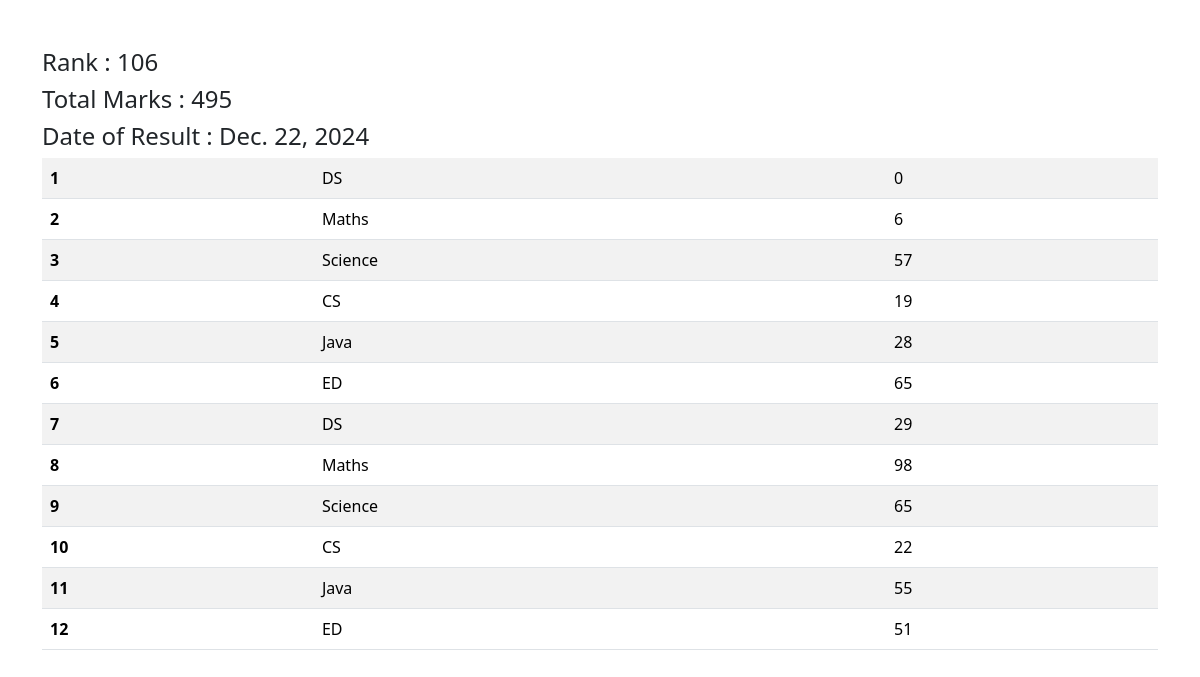
Page /see_marks/STU-0981/ on the committed database.
### app1/models.py (models this page shows, shortened)
class SubjectMarks(models.Model):
    student = models.ForeignKey(Student, on_delete=models.CASCADE, related_name="studentmarks")
    subject = models.ForeignKey(Subject, on_delete=models.CASCADE)
    marks = models.IntegerField()
    class Meta:
        unique_together = ['student', 'subject']

class Student(models.Model):
    department = models.ForeignKey(Department, related_name="depart", on_delete=models.CASCADE)
    student_id = models.OneToOneField(StudentID, related_name="studentid", on_delete=models.SET_NULL, null=True)
    student_name = models.CharField(max_length=100)
    student_email = models.EmailField(unique=True)
    student_age = models.IntegerField(default=10)
    student_address = models.TextField()
    class Meta:
        ordering = ['student_name']
        verbose_name = "student"

class ReportCard(models.Model):
    student = models.ForeignKey(Student, related_name='studentreportcard', on_delete=models.CASCADE)
    student_rank = models.IntegerField()
    date_of_report_card_generation = models.DateField(auto_now_add=True)
    class Meta:
        unique_together = ['student_rank', 'date_of_report_card_generation']

class Subject(models.Model):
    subject_name = models.CharField(max_length=100)

### app1/views.py (the view)
# urls.py: path('see_marks/<student_id>/', see_marks, name="see_marks")
def see_marks(request, student_id):
    queryset = SubjectMarks.objects.filter(student__student_id__student_id=student_id)
    total_marks = queryset.aggregate(total_marks=Sum('marks'))
    return render(request, "see_marks.html",
                  {'queryset': queryset, 'total_marks': total_marks})

### templates/see_marks.html
{%  extends 'base.html' %}
{%  block start %}
<div class="container mt-5">
<h4>Rank : {{ queryset.first.student.studentreportcard.first.student_rank }}</h4>
<h4>Total Marks : {{ total_marks.total_marks }}</h4>
<h4>Date of Result : {{ queryset.first.student.studentreportcard.first.date_of_report_card_generation }}</h4>
<table class="table table-striped">
  <tbody>
  {% for marks in queryset %}
    <tr>
      <th scope="row">{{ forloop.counter }}</th>
      <td>
          {{ marks.subject.subject_name }}
      </td>
      <td>
          {{ marks.marks }}
      </td>
    </tr>
      {% endfor %}
  </tbody>
</table>
</div>
{% endblock %}

### rows in the picture
SubjectMarks: first.student.studentreportcard.first.student_rank "106", first.student.studentreportcard.first.date_of_report_card_generation "Dec. 22, 2024", subject.subject_name "DS", marks "0"
SubjectMarks: subject.subject_name "Maths", marks "6"
SubjectMarks: subject.subject_name "Science", marks "57"
SubjectMarks: subject.subject_name "CS", marks "19"
SubjectMarks: subject.subject_name "Java", marks "28"
SubjectMarks: subject.subject_name "ED", marks "65"
SubjectMarks: subject.subject_name "DS", marks "29"
SubjectMarks: subject.subject_name "Maths", marks "98"
SubjectMarks: subject.subject_name "Science", marks "65"
SubjectMarks: subject.subject_name "CS", marks "22"
SubjectMarks: subject.subject_name "Java", marks "55"
SubjectMarks: subject.subject_name "ED", marks "51"

### other values in the picture
{{ total_marks.total_marks }} "495"
